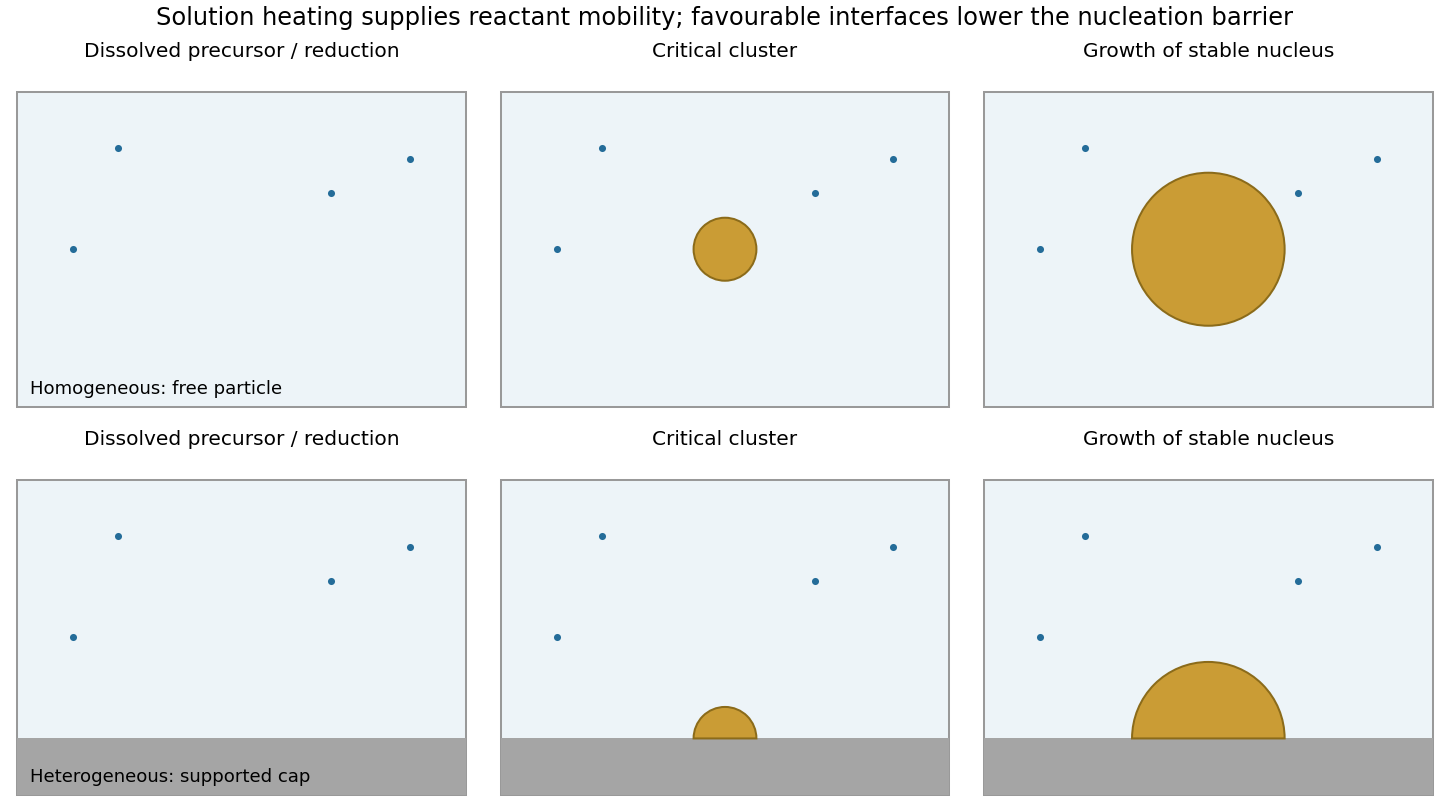

Generate this figure with Python:
"""Original explanatory diagram; Python 3.14, NumPy 2.3.5, Matplotlib 3.10.7."""
from pathlib import Path
import os
import numpy as np
os.environ.setdefault("MPLCONFIGDIR", "/tmp/cambridge-nano2-matplotlib")
import matplotlib
matplotlib.use("Agg")
import matplotlib.pyplot as plt
from matplotlib.patches import Circle, Rectangle, RegularPolygon, FancyArrowPatch, Wedge
plt.rcParams.update({"font.size": 10, "figure.facecolor": "white", "savefig.facecolor": "white"})

fig,axs=plt.subplots(2,3,figsize=(10,5.6),layout="constrained")
for row in range(2):
    for stage in range(3):
        ax=axs[row,stage]
        ax.add_patch(Rectangle((0,0),4,2.8,fc="#edf4f8",ec=".6"))
        if row==1:ax.add_patch(Rectangle((0,0),4,.5,fc="#a5a5a5"))
        for x,y in [(.5,1.4),(3.5,2.2),(2.8,1.9),(.9,2.3)]:ax.plot(x,y,".",color="#246c99",ms=5)
        if stage:
            radius=.28 if stage==1 else .68
            center=(2,1.4) if row==0 else (2,.5)
            patch=Wedge(center,radius,0,180,fc="#ca9c35",ec="#8b6b1a") if row==1 else Circle(center,radius,fc="#ca9c35",ec="#8b6b1a")
            ax.add_patch(patch)
        ax.set(xlim=(-.1,4.1),ylim=(-.1,3));ax.axis("off")
        ax.set_title(["Dissolved precursor / reduction","Critical cluster","Growth of stable nucleus"][stage],fontsize=10)
        if stage==0:ax.text(.05,.07,"Homogeneous: free particle" if row==0 else "Heterogeneous: supported cap",transform=ax.transAxes,fontsize=9)
fig.suptitle("Solution heating supplies reactant mobility; favourable interfaces lower the nucleation barrier",fontsize=12)
fig.savefig(Path(__file__).with_suffix(".png").name,dpi=145)
